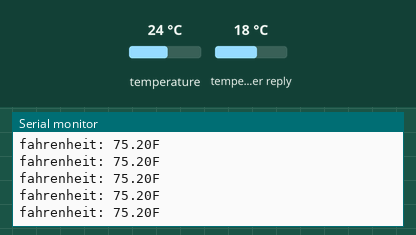
Recording of a sketch running on a simulated ESP8266 (NodeMCU). Shown: the last lines printed to the serial monitor. Inputs (shaded band) come from the test bench; at power-on: temperature 24 °C, temperature in the weather reply 18 °C. WiFi joins after 1.5 s; servers stay silent unless stated; uploads are accepted with an empty reply; web services answer with replies made up by the test bench.

Above: at 3.3 s.
3.4 s: temperature set to 12 °C
At 3.47 s:
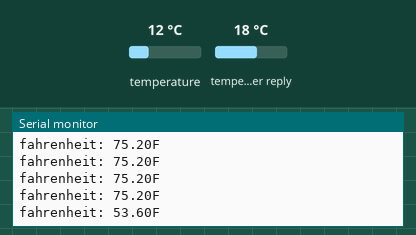
4.9 s: temperature set to 19 °C
At 4.9 s:
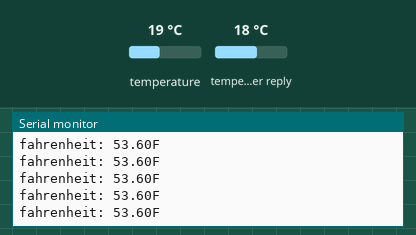
Timing chart, 0 to 7.9 s (numbered marks = the images above; inputs shaded):
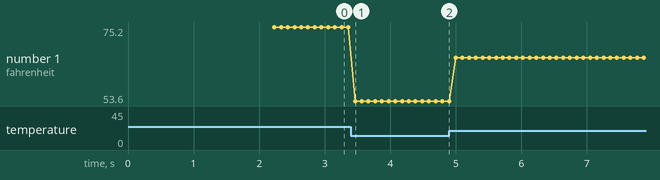

Measured:
- after the input at 3.4 s, the serial monitor: prints a new line after 0.06 s (image 1)
- plotted number 1: 75.2 → 53.6 after the input at 3.4 s, 53.6 → 66.2 after the input at 4.9 s

The sketch:

Assignment2-LN.ino
```cpp
/*
 * Leana Nakkour
 * HCDE 440
 * Assignment 2
 * April 18, 2019
*/


/************************ DASHBOARD **************************/
// https://io.adafruit.com/leana_n/dashboards/hcde440-a2


/******************** SCENARIO AND DESCRIPTION **********************/
/*   Scenario: A wedding planner is trying to determine if
 *   they should set up their clients' reception indoors in
 *   the reserved hotel ballroom or arrange for seating to be set
 *   up out in the hotel's garden.
 *
 *   The Geolocation and Open Weather APIs detect the upcoming weather forecast,
 *   particularly rain, and uses a [FIGURE IT OUT] to alert the wedding
 *   planner before reception setup is to commence at the hotel.
 *
 */

#include "config.h"
#include <ESP8266WiFi.h>
#include <ESP8266HTTPClient.h>
#include <ArduinoJson.h>        //provides the ability to parse and construct JSON objects
#include <Adafruit_Sensor.h>
#include <DHT.h>
#include <DHT_U.h>

const char* key = "";           // Personal API key for accurate Geolocation tracking of IP addresses
const char* weatherAPIkey= "";  // Personal API key for Open Weather API
const char* reception = "";     // Stores string determining if reception will be held indoors or outdoors

/*
 * Set up for the temperature sensor
 */

 // pin connected to DH22 data line
#define DATA_PIN 12

// create DHT22 instance
DHT_Unified dht(DATA_PIN, DHT22);

// set up the 'Outdoor Temperature' and 'Venue feeds
AdafruitIO_Feed *outdoorTemp = io.feed("outdoorTemp");

/*  here we create a new data type definition, a box to hold other data types
 *  for each name:value pair coming in from the service, we will create a slot
 *  in our structure to hold our data
 */

typedef struct {
  String ip;  // Variable to store IP address as a string
  String cc;  // Variable to store Continent Code as a string
  String cn;  // Variable to store Continent Name as a string
  String rc;  // Variable to store Region Code as a string
  String rn;  // Variable to store Region Name as a string
  String cy;  // Variable to store City as a string
  String ln;  // Variable to store Longitude as a string
  String lt;  // Variable to store Latitude as a string

} GeoData;     //then we give our new data structure a name so we can use it in our code

GeoData location; //we have created a GeoData type, but not an instance of that type,
                  //so we create the variable 'location' of type GeoData

typedef struct {
  float tp;  // Variable to store Temperature as a float number
  String pr;  // Variable to store Pressure as a string
  String hd;  // Variable to store Humidity as a string
  String ws;  // Variable to store Wind Speed as a string
  String wd;  // Variable to store Weather Description as a string
  String wt;  // Variable to store Weather Type as a string

} MetData;

MetData conditions; // Creates the instance of a MetData type with the variable "conditions"

void setup() {
  Serial.begin(115200);
  delay(10);

  Serial.print("Connecting to "); Serial.println(WIFI_SSID);

  WiFi.mode(WIFI_STA);
  WiFi.begin(WIFI_SSID, WIFI_PASS);

  while (WiFi.status() != WL_CONNECTED) { // While the Wifi status reads that it is not connected
    delay(500);                           // Delay for half a second
    Serial.print(".");                    // Prints a "."
  }

  //Serial.println(); Serial.println("WiFi connected"); Serial.println();
  //Serial.print("Your ESP has been assigned the internal IP address ");
  // IP address 192.168.43.64
  //Serial.println(WiFi.localIP());

  getGeo();

/*  The next lines prints out sentences state the
 *   wedding planner's name and the agenda (Wedding) of the day
 *   and uses the Geolocation API to generate the location of the
 *   wedding venue by it's City and State.
 */

  Serial.println("Wedding Planner: Janet May");
  Serial.println("Today: Tim and Tana's Wedding at the Hilton in " + location.cy + ", " + location.rc + ".");

  getMet();

/*  The next lines print out the current weather conditions in the area
 *  where the wedding is being held (location.cy, location.rc) and whether
 *  the reception can take place outdoors or should be held indoors.
 */

    Serial.println("The current weather in " + location.cy + ", " + location.rc + " is " + conditions.wt + ". More specifically, there is " + conditions.wd);
    Serial.println("The current temperature is: " + String(conditions.tp) + " degrees Fahrenheit.");

    // Conditional if it's Raining, Snowing, Windy, or 69 degrees Fahrenheit or lower, then the reception will be held indoors
    // Otherwise, it can be held outdoors
    if(conditions.wt == "Rain" || conditions.wt == "Wind" || conditions.wt == "Snow" || conditions.tp < 69) {
      reception = "Set up reception indoors.";   // Stores the decision to have reception indoors in the variable "reception"
    } else {
      reception = "Set up reception outdoors.";  // Stores the decision to have reception outdoors in the variable "reception"
    }

    Serial.println(reception);
}

void loop() {

  io.run();

  sensors_event_t event;
  dht.temperature().getEvent(&event);

  float celsius = event.temperature;
  float fahrenheit = (celsius * 1.8) + 32;  // Converts temp from Celcius to Fahrenheit

  Serial.print("fahrenheit: ");
  Serial.print(fahrenheit);
  Serial.println("F");

  String Fdeg = String(fahrenheit);         // Converts float to string variable to be sent to dashboard as Text input

  // save fahrenheit (or celsius) to Adafruit IO
  outdoorTemp->save(Fdeg + " degrees F. " + reception);   // ex: "50 degrees F. Set up reception indoors"

}

String getIP() {
  HTTPClient theClient;
  String ipAddress;

  theClient.begin("http://api.ipify.org/?format=json");
  int httpCode = theClient.GET();

  if (httpCode > 0) {
    if (httpCode == 200) {

      DynamicJsonBuffer jsonBuffer;

      String payload = theClient.getString();
      JsonObject& root = jsonBuffer.parse(payload);
      ipAddress = root["ip"].as<String>();

    } else {
      Serial.println("Something went wrong with connecting to the endpoint.");
      return "error";
    }
  }
  return ipAddress;
}

void getGeo() {
  HTTPClient theClient;
  Serial.println("Making HTTP request");
  theClient.begin("http://api.ipstack.com/" + getIP() + "?access_key=" + key); //return IP as .json object
  int httpCode = theClient.GET();

  if (httpCode > 0) {
    if (httpCode == 200) {
      Serial.println("Received HTTP payload.");
      DynamicJsonBuffer jsonBuffer;
      String payload = theClient.getString();
      Serial.println("Parsing...");
      JsonObject& root = jsonBuffer.parse(payload);

      // Test if parsing succeeds.
      if (!root.success()) {
        Serial.println("parseObject() failed");
        Serial.println(payload);
        return;
      }

      //Some debugging lines below:
      //      Serial.println(payload);
      //      root.printTo(Serial);

      //Using .dot syntax, we refer to the variable "location" which is of
      //type GeoData, and place our data into the data structure.

      location.ip = root["ip"].as<String>();            //we cast the values as Strings b/c
      location.cc = root["country_code"].as<String>();  //the 'slots' in GeoData are Strings
      location.cn = root["country_name"].as<String>();
      location.rc = root["region_code"].as<String>();
      location.rn = root["region_name"].as<String>();
      location.cy = root["city"].as<String>();
      location.lt = root["latitude"].as<String>();
      location.ln = root["longitude"].as<String>();

    } else {
      Serial.println("Something went wrong with connecting to the endpoint.");
    }
  }
}

/* Wrap your HTTP request in a function called getMet(), which will be similar to getIP()and getGeo(),
 *  and print out the data as a message to the Serial Monitor using Imperial units.
 *  You should report temperature, humidity, windspeed, wind direction, and cloud conditions.
 *  Call the API by city name.
 */

void getMet() {
  HTTPClient theClient;
  String apiCall = "http://api.openweathermap.org/data/2.5/weather?q=Seattle";
  apiCall += "&units=imperial&appid=";
  apiCall += weatherAPIkey;
  theClient.begin(apiCall);
  int httpCode = theClient.GET();
  if (httpCode > 0) {

    if (httpCode == HTTP_CODE_OK) {
      String payload = theClient.getString();
      DynamicJsonBuffer jsonBuffer;
      JsonObject& root = jsonBuffer.parseObject(payload);
      if (!root.success()) {
        Serial.println("parseObject() failed in getMet().");
        return;
      }

      conditions.tp = root["main"]["temp"].as<float>();
      conditions.hd = root["main"]["humidity"].as<String>();
      conditions.ws = root["wind"]["speed"].as<String>();
      conditions.wt = root["weather"][0]["main"].as<String>();
      conditions.wd = root["weather"][0]["description"].as<String>();

      // Debugging lines:
      // Serial.println("-----------WEATHER: " + conditions.wt);
      // Serial.println("-----------DESCRIPTION: " + conditions.wd);

    }
  }
  else {
    Serial.printf("Something went wrong with connecting to the endpoint in getMet().");
  }
}
```

config.h
```cpp
/************************ Adafruit IO Config *******************************/

// visit io.adafruit.com if you need to create an account,
// or if you need your Adafruit IO key.
#define IO_USERNAME    "leana_n"
#define IO_KEY         "" // Personal Adafruit IO Key


/******************************* WIFI **************************************/

// the AdafruitIO_WiFi client will work with the following boards:
//   - HUZZAH ESP8266 Breakout -> https://www.adafruit.com/products/2471
//   - Feather HUZZAH ESP8266 -> https://www.adafruit.com/products/2821
//   - Feather M0 WiFi -> https://www.adafruit.com/products/3010
//   - Feather WICED -> https://www.adafruit.com/products/3056

//#define WIFI_SSID       "CenturyLink0502"
//#define WIFI_PASS       "121212121224G"
//#define WIFI_SSID       "Badger's new Phone"
//#define WIFI_PASS       "12121212"
#define WIFI_SSID         "University of Washington"                // wifi network name
#define WIFI_PASS         ""                                        //wifi password


// comment out the following two lines if you are using fona or ethernet
#include "AdafruitIO_WiFi.h"
AdafruitIO_WiFi io(IO_USERNAME, IO_KEY, WIFI_SSID, WIFI_PASS);


/******************************* FONA **************************************/

// the AdafruitIO_FONA client will work with the following boards:
//   - Feather 32u4 FONA -> https://www.adafruit.com/product/3027

// uncomment the following two lines for 32u4 FONA,
// and comment out the AdafruitIO_WiFi client in the WIFI section
//#include "AdafruitIO_FONA.h"
//AdafruitIO_FONA io(IO_USERNAME, IO_KEY);


/**************************** ETHERNET ************************************/

// the AdafruitIO_Ethernet client will work with the following boards:
//   - Ethernet FeatherWing -> https://www.adafruit.com/products/3201

// uncomment the following two lines for ethernet,
// and comment out the AdafruitIO_WiFi client in the WIFI section
// #include "AdafruitIO_Ethernet.h"
// AdafruitIO_Ethernet io(IO_USERNAME, IO_KEY);
```
